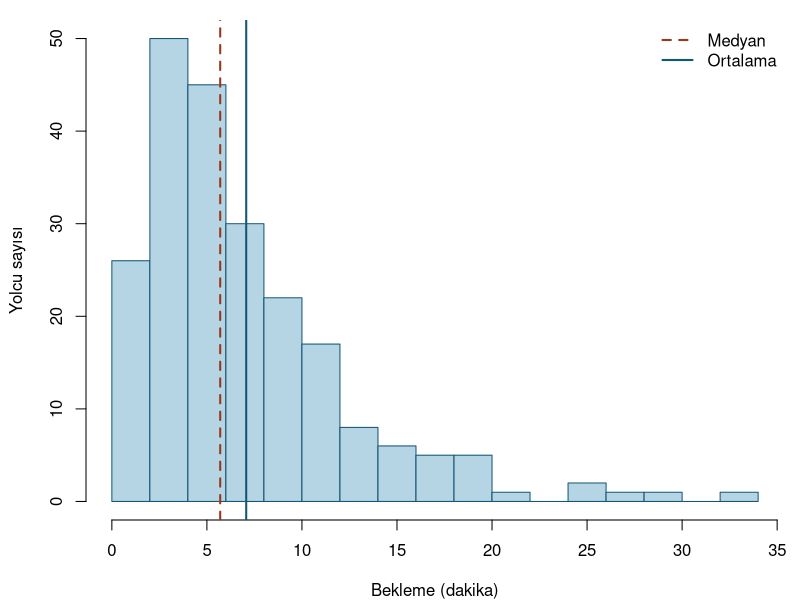
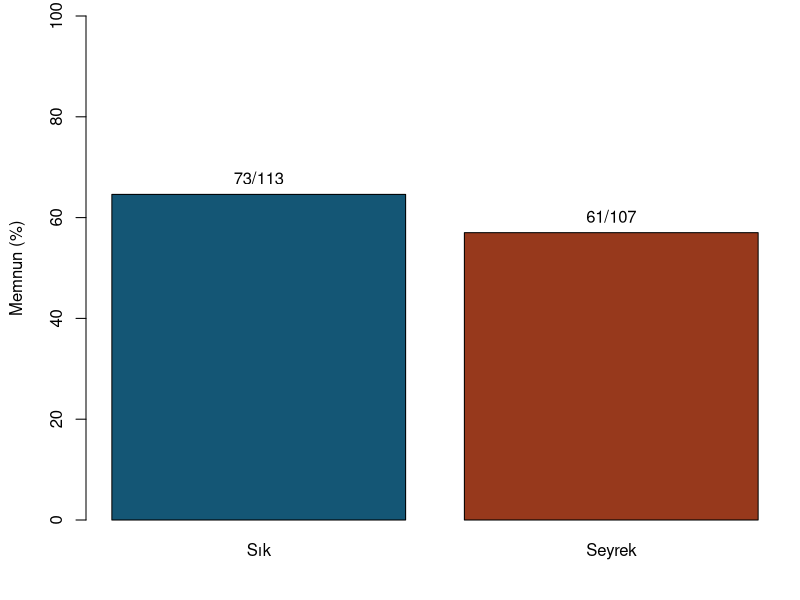
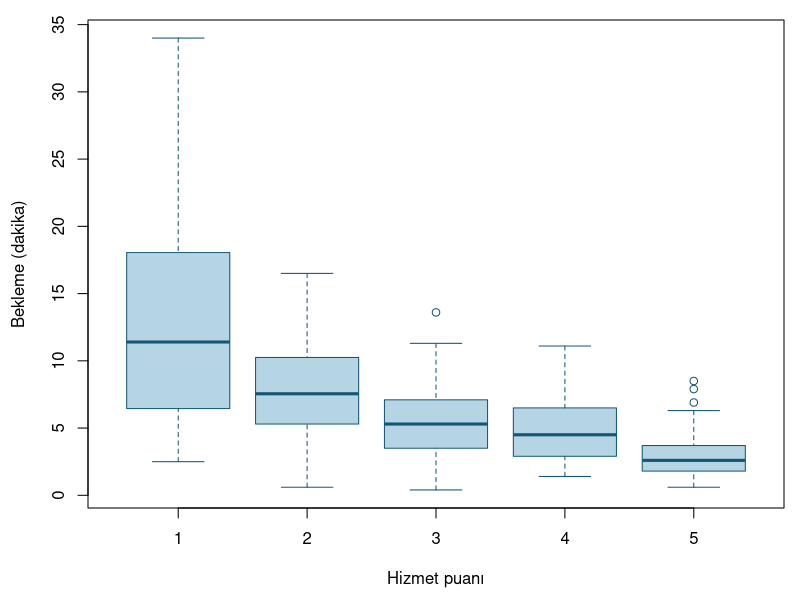

Source code (R) for these figures, in order:
## ---- chunk 1
#| label: ia-data
set.seed(510)
n_yolcu <- 220L
metro <- rbinom(n_yolcu, 1, 0.42) == 1
sik <- rbinom(n_yolcu, 1, ifelse(metro, 0.68, 0.45)) == 1
bekleme <- round(rgamma(n_yolcu, shape = 2, scale = ifelse(metro, 2.8, 4.3)), 1)

p_memnun <- plogis(1.25 - 0.12 * bekleme + 0.20 * sik + 0.16 * metro)
memnun_yanit <- rbinom(n_yolcu, 1, p_memnun)
egilim <- 0.8 - 0.13 * bekleme + 0.15 * metro + rnorm(n_yolcu, sd = 0.9)
uretilen_puan <- cut(egilim, c(-Inf, -1.1, -0.35, 0.35, 1.1, Inf),
                     labels = 1:5, ordered_result = TRUE)
p_eksik <- plogis(-3.1 + 0.11 * bekleme)
puan_eksik <- rbinom(n_yolcu, 1, p_eksik) == 1
gozlenen_puan <- uretilen_puan
gozlenen_puan[puan_eksik] <- NA

yolcu <- data.frame(
  yolcu_id = seq_len(n_yolcu),
  bekleme_dk = bekleme,
  memnun = factor(memnun_yanit, levels = c(1, 0), labels = c("Memnun", "Değil")),
  kullanim = factor(ifelse(sik, "Sık", "Seyrek"), levels = c("Sık", "Seyrek")),
  hizmet_puani = gozlenen_puan,
  hat_turu = factor(ifelse(metro, "Metro", "Otobüs"))
)
## ---- chunk 2
#| label: ia-quality
str(yolcu)
colSums(is.na(yolcu))
c(kayit = nrow(yolcu), tekrar = anyDuplicated(yolcu$yolcu_id),
  gecersiz_sure = sum(!is.finite(yolcu$bekleme_dk) | yolcu$bekleme_dk < 0))
table(yolcu$hat_turu, yolcu$kullanim)
table(yolcu$hizmet_puani, useNA = "ifany")
## ---- chunk 3
#| label: ia-missing
var_puan <- !is.na(yolcu$hizmet_puani)
puanli <- yolcu[var_puan, ]
eksik_grup <- with(yolcu, table(kullanim, Puan = ifelse(var_puan, "Var", "Eksik")))
eksik_grup
round(100 * prop.table(eksik_grup, 1), 1)
tapply(yolcu$bekleme_dk, var_puan, median)
## ---- chunk 4
#| label: ia-describe
sure <- yolcu$bekleme_dk
bek_ort <- mean(sure)
bek_sd <- sd(sure)
bek_ozet <- c(ortalama = bek_ort, ss = bek_sd, quantile(sure, c(.25, .5, .75)))
round(bek_ozet, 2)
memnun_tablo <- with(yolcu, table(kullanim, memnun))
grup_n <- rowSums(memnun_tablo)
grup_pay <- prop.table(memnun_tablo, 1)[, "Memnun"]
puan_sira <- as.integer(puanli$hizmet_puani)
## ---- chunk 5
#| label: fig-ia-wait
#| fig-cap: "Son yolculukta bekleme süresinin dağılımı"
#| fig-alt: "Bekleme süreleri sağa çarpık. Ortalama çizgisi sağda, medyan çizgisi solda."
#| fig-width: 6.2
#| fig-height: 3.8
par(mar = c(4, 4.3, 1, 0.8), bg = "white")
hist(sure, breaks = "FD", col = "#B5D5E4", border = "#145675",
     xlab = "Bekleme (dakika)", ylab = "Yolcu sayısı", main = "")
abline(v = c(median(sure), bek_ort), lty = c(2, 1), lwd = 2,
       col = c("#97391C", "#145675"))
legend("topright", c("Medyan", "Ortalama"), lty = c(2, 1),
       col = c("#97391C", "#145675"), lwd = 2, bty = "n")
## ---- chunk 6
#| label: fig-ia-rates
#| fig-cap: "Kullanım grubuna göre memnun yolcu oranı"
#| fig-alt: "Sık ve seyrek kullanıcıların memnuniyet oranları kendi grup büyüklüklerine göre çiziliyor. Her çubukta memnun sayısı ve grup toplamı yazıyor."
#| fig-width: 6.2
#| fig-height: 3.7
par(mar = c(4, 4.3, 0.8, 0.8), bg = "white")
konum <- barplot(100 * grup_pay, ylim = c(0, 100),
                  col = c("#145675", "#97391C"), ylab = "Memnun (%)")
text(konum, 100 * grup_pay, paste(memnun_tablo[, "Memnun"], grup_n, sep = "/"), pos = 3)
## ---- chunk 7
#| label: fig-ia-score
#| fig-cap: "Puan veren yolcularda hizmet puanına göre bekleme"
#| fig-alt: "Puan düzeyi 1 ile 5 arasında beş kutu. Bekleme medyanları yüksek puanlarda genelde daha düşük, kutular örtüşüyor."
#| fig-width: 6.2
#| fig-height: 4.0
par(mar = c(4.6, 4.4, 1, 0.8), bg = "white")
boxplot(bekleme_dk ~ hizmet_puani, data = puanli, col = "#B5D5E4",
        border = "#145675", ylab = "Bekleme (dakika)", xlab = "Hizmet puanı")
## ---- chunk 8
#| label: ia-mean
bek_sh <- bek_sd / sqrt(length(sure))
bek_ga <- bek_ort + c(-1, 1) * qt(0.975, length(sure) - 1) * bek_sh
round(c(ortalama = bek_ort, standart_hata = bek_sh, bek_ga), 3)
## ---- chunk 9
#| label: ia-proportion
memnun_tablo
round(100 * grup_pay, 1)
fark_pp <- 100 * unname(grup_pay["Sık"] - grup_pay["Seyrek"])
fark_sh <- 100 * sqrt(sum(grup_pay * (1 - grup_pay) / grup_n))
fark_ga <- fark_pp + c(-1, 1) * qnorm(.975) * fark_sh
memnun_test <- chisq.test(memnun_tablo, correct = FALSE)
memnun_test$expected
round(c(fark_pp, fark_ga, p = memnun_test$p.value), 3)
## ---- chunk 10
#| label: ia-spearman
sira_test <- cor.test(puanli$bekleme_dk, puan_sira, method = "spearman", exact = FALSE)
rho <- unname(sira_test$estimate)

set.seed(511)
B <- 4000L
rho_boot <- replicate(B, {
  indeks <- sample.int(nrow(puanli), replace = TRUE)
  x <- puanli$bekleme_dk[indeks]
  y <- puan_sira[indeks]
  if (length(unique(x)) > 1L && length(unique(y)) > 1L) {
    cor(x, y, method = "spearman")
  } else {
    NA_real_
  }
})
gecerli_boot <- sum(is.finite(rho_boot))
rho_ga <- unname(quantile(rho_boot, c(.025, .975), na.rm = TRUE))
c(rho = rho, alt = rho_ga[1], ust = rho_ga[2], p = sira_test$p.value,
  gecerli = gecerli_boot)
## ---- chunk 11
#| label: ia-sensitivity
set.seed(512)
ort_boot <- replicate(B, mean(sample(sure, replace = TRUE)))
bek_boot_ga <- unname(quantile(ort_boot, c(.025, .975)))
rho_tam <- cor(sure, as.integer(uretilen_puan), method = "spearman")
round(rbind(t_araligi = bek_ga, bootstrap_araligi = bek_boot_ga), 2)
round(c(puan_veren = rho, tum_sentetik_yolcular = rho_tam), 3)
## ---- chunk 12
#| label: tbl-ia-results
#| tbl-cap: "Üç birincil sorunun sonuçları"
#| echo: false
fmt <- function(x, digits = 2) {
  formatC(x, format = "f", digits = digits, decimal.mark = ",")
}
aralik_yaz <- function(x, digits = 2) paste(fmt(x, digits), collapse = " / ")
p_yaz <- function(x) if (x < .001) "< 0,001" else fmt(x, 3)
knitr::kable(data.frame(
  Soru = c("Bekleme (dk)", "Fark (yp)", "Spearman"),
  Tahmin = fmt(c(bek_ort, fark_pp, rho)),
  Aralık = c(aralik_yaz(bek_ga), aralik_yaz(fark_ga), aralik_yaz(rho_ga)),
  p = c("—", p_yaz(memnun_test$p.value), p_yaz(sira_test$p.value))
), align = c("l", "r", "c", "r"))
